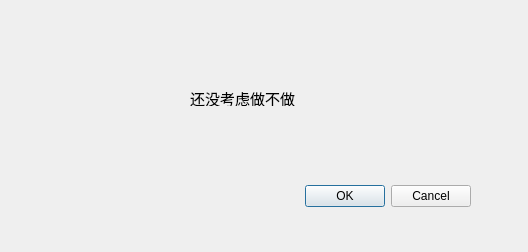
<?xml version="1.0" encoding="UTF-8"?>
<ui version="4.0">
 <class>Dialog</class>
 <widget class="QDialog" name="Dialog">
  <property name="geometry">
   <rect>
    <x>0</x>
    <y>0</y>
    <width>528</width>
    <height>252</height>
   </rect>
  </property>
  <property name="windowTitle">
   <string>创建问题</string>
  </property>
  <property name="windowIcon">
   <iconset resource="../res.qrc">
    <normaloff>:/mainicon/res/wp.ico</normaloff>:/mainicon/res/wp.ico</iconset>
  </property>
  <widget class="QDialogButtonBox" name="buttonBox">
   <property name="geometry">
    <rect>
     <x>110</x>
     <y>180</y>
     <width>361</width>
     <height>32</height>
    </rect>
   </property>
   <property name="orientation">
    <enum>Qt::Horizontal</enum>
   </property>
   <property name="standardButtons">
    <set>QDialogButtonBox::Cancel|QDialogButtonBox::Ok</set>
   </property>
  </widget>
  <widget class="QLabel" name="label">
   <property name="geometry">
    <rect>
     <x>190</x>
     <y>90</y>
     <width>161</width>
     <height>16</height>
    </rect>
   </property>
   <property name="font">
    <font>
     <pointsize>11</pointsize>
    </font>
   </property>
   <property name="text">
    <string>还没考虑做不做</string>
   </property>
  </widget>
 </widget>
 <resources>
  <include location="../res.qrc"/>
 </resources>
 <connections>
  <connection>
   <sender>buttonBox</sender>
   <signal>accepted()</signal>
   <receiver>Dialog</receiver>
   <slot>accept()</slot>
   <hints>
    <hint type="sourcelabel">
     <x>248</x>
     <y>254</y>
    </hint>
    <hint type="destinationlabel">
     <x>157</x>
     <y>274</y>
    </hint>
   </hints>
  </connection>
  <connection>
   <sender>buttonBox</sender>
   <signal>rejected()</signal>
   <receiver>Dialog</receiver>
   <slot>reject()</slot>
   <hints>
    <hint type="sourcelabel">
     <x>316</x>
     <y>260</y>
    </hint>
    <hint type="destinationlabel">
     <x>286</x>
     <y>274</y>
    </hint>
   </hints>
  </connection>
 </connections>
</ui>
